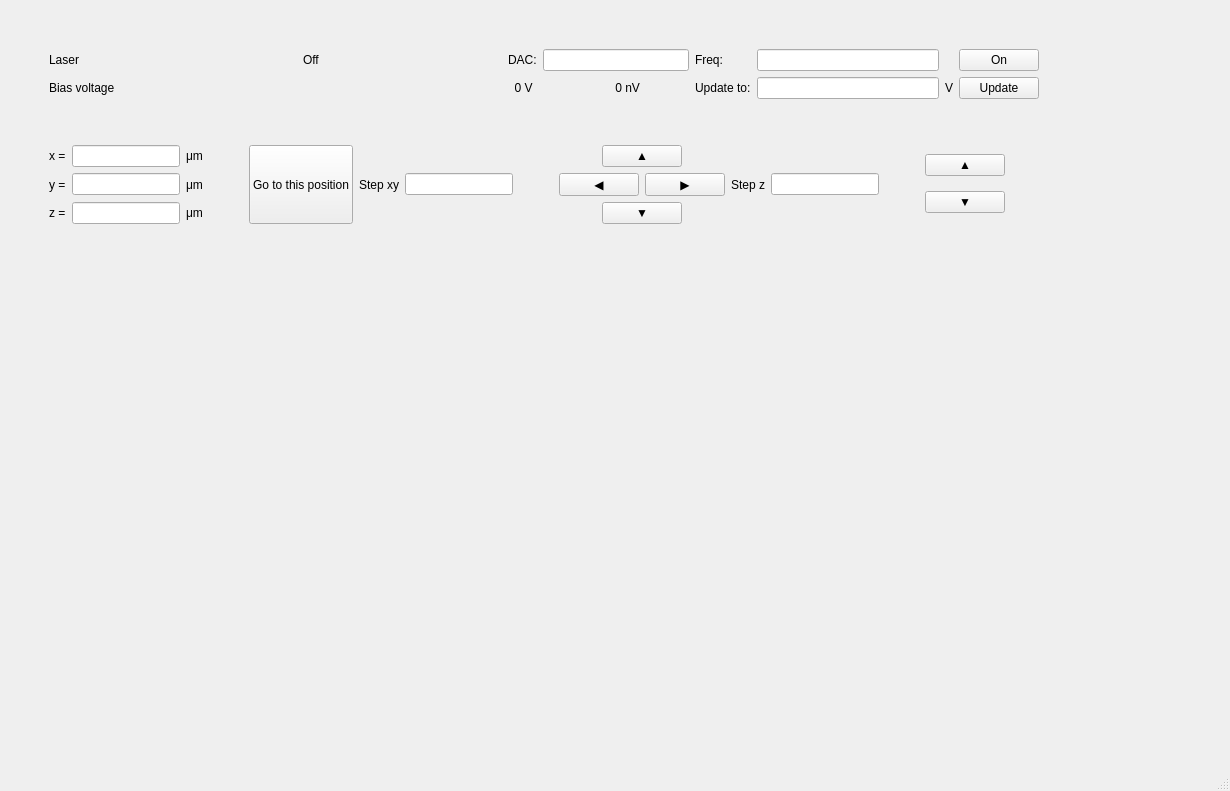
<?xml version="1.0" encoding="UTF-8"?>
<ui version="4.0">
 <class>MainWindow</class>
 <widget class="QMainWindow" name="MainWindow">
  <property name="geometry">
   <rect>
    <x>0</x>
    <y>0</y>
    <width>1230</width>
    <height>791</height>
   </rect>
  </property>
  <property name="windowTitle">
   <string>MainWindow</string>
  </property>
  <widget class="QWidget" name="centralwidget">
   <layout class="QVBoxLayout" name="verticalLayout_11">
    <item>
     <spacer name="verticalSpacer">
      <property name="orientation">
       <enum>Qt::Vertical</enum>
      </property>
      <property name="sizeType">
       <enum>QSizePolicy::Fixed</enum>
      </property>
      <property name="sizeHint" stdset="0">
       <size>
        <width>20</width>
        <height>40</height>
       </size>
      </property>
     </spacer>
    </item>
    <item>
     <layout class="QHBoxLayout" name="horizontalLayout_16">
      <item>
       <spacer name="horizontalSpacer_10">
        <property name="orientation">
         <enum>Qt::Horizontal</enum>
        </property>
        <property name="sizeType">
         <enum>QSizePolicy::Fixed</enum>
        </property>
        <property name="sizeHint" stdset="0">
         <size>
          <width>40</width>
          <height>20</height>
         </size>
        </property>
       </spacer>
      </item>
      <item>
       <layout class="QVBoxLayout" name="verticalLayout_4">
        <item>
         <widget class="QLabel" name="laser_caption">
          <property name="text">
           <string>Laser</string>
          </property>
         </widget>
        </item>
        <item>
         <widget class="QLabel" name="bias_caption">
          <property name="text">
           <string>Bias voltage</string>
          </property>
         </widget>
        </item>
       </layout>
      </item>
      <item>
       <spacer name="horizontalSpacer_5">
        <property name="orientation">
         <enum>Qt::Horizontal</enum>
        </property>
        <property name="sizeHint" stdset="0">
         <size>
          <width>40</width>
          <height>20</height>
         </size>
        </property>
       </spacer>
      </item>
      <item>
       <layout class="QVBoxLayout" name="verticalLayout_5">
        <item>
         <widget class="QLabel" name="laser_status">
          <property name="text">
           <string>Off</string>
          </property>
         </widget>
        </item>
        <item>
         <widget class="QLabel" name="empty">
          <property name="text">
           <string/>
          </property>
         </widget>
        </item>
       </layout>
      </item>
      <item>
       <spacer name="horizontalSpacer_7">
        <property name="orientation">
         <enum>Qt::Horizontal</enum>
        </property>
        <property name="sizeHint" stdset="0">
         <size>
          <width>40</width>
          <height>20</height>
         </size>
        </property>
       </spacer>
      </item>
      <item>
       <layout class="QVBoxLayout" name="verticalLayout_9">
        <item>
         <layout class="QHBoxLayout" name="horizontalLayout_9">
          <item>
           <widget class="QLabel" name="dac_caption">
            <property name="text">
             <string>DAC:</string>
            </property>
           </widget>
          </item>
          <item>
           <widget class="QLineEdit" name="laser_dac"/>
          </item>
         </layout>
        </item>
        <item>
         <layout class="QHBoxLayout" name="horizontalLayout_8">
          <item>
           <widget class="QLabel" name="voltage_now">
            <property name="text">
             <string>  0 V</string>
            </property>
           </widget>
          </item>
          <item>
           <widget class="QLabel" name="current_now">
            <property name="text">
             <string>    0 nV</string>
            </property>
           </widget>
          </item>
         </layout>
        </item>
       </layout>
      </item>
      <item>
       <layout class="QVBoxLayout" name="verticalLayout_8">
        <item>
         <widget class="QLabel" name="frequency_caption">
          <property name="text">
           <string>Freq:</string>
          </property>
         </widget>
        </item>
        <item>
         <widget class="QLabel" name="update_caption">
          <property name="text">
           <string>Update to:</string>
          </property>
         </widget>
        </item>
       </layout>
      </item>
      <item>
       <layout class="QVBoxLayout" name="verticalLayout_7">
        <item>
         <widget class="QLineEdit" name="laser_frequency"/>
        </item>
        <item>
         <widget class="QLineEdit" name="desire_voltage"/>
        </item>
       </layout>
      </item>
      <item>
       <layout class="QVBoxLayout" name="verticalLayout_10">
        <item>
         <widget class="QLabel" name="freq_unit">
          <property name="text">
           <string/>
          </property>
         </widget>
        </item>
        <item>
         <widget class="QLabel" name="voltage_unit">
          <property name="text">
           <string>V</string>
          </property>
         </widget>
        </item>
       </layout>
      </item>
      <item>
       <layout class="QVBoxLayout" name="verticalLayout_6">
        <item>
         <widget class="QPushButton" name="laser_switch">
          <property name="text">
           <string>On</string>
          </property>
         </widget>
        </item>
        <item>
         <widget class="QPushButton" name="update_voltage">
          <property name="text">
           <string>Update</string>
          </property>
         </widget>
        </item>
       </layout>
      </item>
      <item>
       <spacer name="horizontalSpacer_8">
        <property name="orientation">
         <enum>Qt::Horizontal</enum>
        </property>
        <property name="sizeHint" stdset="0">
         <size>
          <width>40</width>
          <height>20</height>
         </size>
        </property>
       </spacer>
      </item>
      <item>
       <layout class="QHBoxLayout" name="horizontalLayout_15"/>
      </item>
     </layout>
    </item>
    <item>
     <spacer name="verticalSpacer_2">
      <property name="orientation">
       <enum>Qt::Vertical</enum>
      </property>
      <property name="sizeType">
       <enum>QSizePolicy::Fixed</enum>
      </property>
      <property name="sizeHint" stdset="0">
       <size>
        <width>20</width>
        <height>40</height>
       </size>
      </property>
     </spacer>
    </item>
    <item>
     <layout class="QHBoxLayout" name="horizontalLayout_14">
      <item>
       <spacer name="horizontalSpacer_9">
        <property name="orientation">
         <enum>Qt::Horizontal</enum>
        </property>
        <property name="sizeType">
         <enum>QSizePolicy::Fixed</enum>
        </property>
        <property name="sizeHint" stdset="0">
         <size>
          <width>40</width>
          <height>20</height>
         </size>
        </property>
       </spacer>
      </item>
      <item>
       <layout class="QHBoxLayout" name="horizontalLayout_13">
        <item>
         <layout class="QVBoxLayout" name="verticalLayout_3">
          <item>
           <layout class="QHBoxLayout" name="horizontalLayout_10">
            <item>
             <widget class="QLabel" name="x_caption">
              <property name="text">
               <string>x =</string>
              </property>
             </widget>
            </item>
            <item>
             <widget class="QLineEdit" name="x_position"/>
            </item>
            <item>
             <widget class="QLabel" name="units">
              <property name="text">
               <string>μm</string>
              </property>
             </widget>
            </item>
            <item>
             <spacer name="horizontalSpacer_13">
              <property name="orientation">
               <enum>Qt::Horizontal</enum>
              </property>
              <property name="sizeHint" stdset="0">
               <size>
                <width>40</width>
                <height>20</height>
               </size>
              </property>
             </spacer>
            </item>
           </layout>
          </item>
          <item>
           <layout class="QHBoxLayout" name="horizontalLayout_11">
            <item>
             <widget class="QLabel" name="y_caption">
              <property name="text">
               <string>y =</string>
              </property>
             </widget>
            </item>
            <item>
             <widget class="QLineEdit" name="y_position"/>
            </item>
            <item>
             <widget class="QLabel" name="units_2">
              <property name="text">
               <string>μm</string>
              </property>
             </widget>
            </item>
            <item>
             <spacer name="horizontalSpacer_14">
              <property name="orientation">
               <enum>Qt::Horizontal</enum>
              </property>
              <property name="sizeHint" stdset="0">
               <size>
                <width>40</width>
                <height>20</height>
               </size>
              </property>
             </spacer>
            </item>
           </layout>
          </item>
          <item>
           <layout class="QHBoxLayout" name="horizontalLayout_12">
            <item>
             <widget class="QLabel" name="z_caption">
              <property name="text">
               <string>z =</string>
              </property>
             </widget>
            </item>
            <item>
             <widget class="QLineEdit" name="z_position"/>
            </item>
            <item>
             <widget class="QLabel" name="units_3">
              <property name="text">
               <string>μm</string>
              </property>
             </widget>
            </item>
            <item>
             <spacer name="horizontalSpacer_15">
              <property name="orientation">
               <enum>Qt::Horizontal</enum>
              </property>
              <property name="sizeHint" stdset="0">
               <size>
                <width>40</width>
                <height>20</height>
               </size>
              </property>
             </spacer>
            </item>
           </layout>
          </item>
         </layout>
        </item>
        <item>
         <widget class="QPushButton" name="go_to_position">
          <property name="sizePolicy">
           <sizepolicy hsizetype="Minimum" vsizetype="Preferred">
            <horstretch>0</horstretch>
            <verstretch>0</verstretch>
           </sizepolicy>
          </property>
          <property name="text">
           <string>Go to this position</string>
          </property>
         </widget>
        </item>
       </layout>
      </item>
      <item>
       <layout class="QHBoxLayout" name="horizontalLayout_7">
        <item>
         <layout class="QHBoxLayout" name="horizontalLayout_6">
          <item>
           <widget class="QLabel" name="step_label">
            <property name="text">
             <string>Step xy</string>
            </property>
           </widget>
          </item>
          <item>
           <widget class="QLineEdit" name="step_xy"/>
          </item>
          <item>
           <spacer name="horizontalSpacer_11">
            <property name="orientation">
             <enum>Qt::Horizontal</enum>
            </property>
            <property name="sizeHint" stdset="0">
             <size>
              <width>40</width>
              <height>20</height>
             </size>
            </property>
           </spacer>
          </item>
         </layout>
        </item>
        <item>
         <layout class="QVBoxLayout" name="verticalLayout_2">
          <item>
           <layout class="QHBoxLayout" name="horizontalLayout_4">
            <item>
             <spacer name="horizontalSpacer_2">
              <property name="orientation">
               <enum>Qt::Horizontal</enum>
              </property>
              <property name="sizeHint" stdset="0">
               <size>
                <width>40</width>
                <height>20</height>
               </size>
              </property>
             </spacer>
            </item>
            <item>
             <widget class="QPushButton" name="xy_up">
              <property name="text">
               <string>▲</string>
              </property>
             </widget>
            </item>
            <item>
             <spacer name="horizontalSpacer">
              <property name="orientation">
               <enum>Qt::Horizontal</enum>
              </property>
              <property name="sizeHint" stdset="0">
               <size>
                <width>40</width>
                <height>20</height>
               </size>
              </property>
             </spacer>
            </item>
           </layout>
          </item>
          <item>
           <layout class="QHBoxLayout" name="horizontalLayout_3">
            <item>
             <widget class="QPushButton" name="xy_left">
              <property name="text">
               <string>◀</string>
              </property>
             </widget>
            </item>
            <item>
             <widget class="QPushButton" name="xy_right">
              <property name="text">
               <string>▶</string>
              </property>
             </widget>
            </item>
           </layout>
          </item>
          <item>
           <layout class="QHBoxLayout" name="horizontalLayout_5">
            <item>
             <spacer name="horizontalSpacer_4">
              <property name="orientation">
               <enum>Qt::Horizontal</enum>
              </property>
              <property name="sizeHint" stdset="0">
               <size>
                <width>40</width>
                <height>20</height>
               </size>
              </property>
             </spacer>
            </item>
            <item>
             <widget class="QPushButton" name="xy_down">
              <property name="text">
               <string>▼</string>
              </property>
             </widget>
            </item>
            <item>
             <spacer name="horizontalSpacer_3">
              <property name="orientation">
               <enum>Qt::Horizontal</enum>
              </property>
              <property name="sizeHint" stdset="0">
               <size>
                <width>40</width>
                <height>20</height>
               </size>
              </property>
             </spacer>
            </item>
           </layout>
          </item>
         </layout>
        </item>
       </layout>
      </item>
      <item>
       <layout class="QHBoxLayout" name="horizontalLayout_2">
        <item>
         <layout class="QHBoxLayout" name="horizontalLayout">
          <item>
           <widget class="QLabel" name="step_label_2">
            <property name="text">
             <string>Step z</string>
            </property>
           </widget>
          </item>
          <item>
           <widget class="QLineEdit" name="step_z"/>
          </item>
          <item>
           <spacer name="horizontalSpacer_12">
            <property name="orientation">
             <enum>Qt::Horizontal</enum>
            </property>
            <property name="sizeHint" stdset="0">
             <size>
              <width>40</width>
              <height>20</height>
             </size>
            </property>
           </spacer>
          </item>
         </layout>
        </item>
        <item>
         <layout class="QVBoxLayout" name="verticalLayout">
          <item>
           <widget class="QPushButton" name="z_up">
            <property name="text">
             <string>▲</string>
            </property>
           </widget>
          </item>
          <item>
           <widget class="QPushButton" name="z_down">
            <property name="text">
             <string>▼</string>
            </property>
           </widget>
          </item>
         </layout>
        </item>
       </layout>
      </item>
      <item>
       <spacer name="horizontalSpacer_16">
        <property name="orientation">
         <enum>Qt::Horizontal</enum>
        </property>
        <property name="sizeHint" stdset="0">
         <size>
          <width>40</width>
          <height>20</height>
         </size>
        </property>
       </spacer>
      </item>
     </layout>
    </item>
    <item>
     <layout class="QHBoxLayout" name="horizontalLayout_17">
      <item>
       <spacer name="horizontalSpacer_18">
        <property name="orientation">
         <enum>Qt::Horizontal</enum>
        </property>
        <property name="sizeType">
         <enum>QSizePolicy::Fixed</enum>
        </property>
        <property name="sizeHint" stdset="0">
         <size>
          <width>40</width>
          <height>20</height>
         </size>
        </property>
       </spacer>
      </item>
      <item>
       <widget class="QWidget" name="waveforms_graph" native="true">
        <property name="sizePolicy">
         <sizepolicy hsizetype="Expanding" vsizetype="Expanding">
          <horstretch>0</horstretch>
          <verstretch>0</verstretch>
         </sizepolicy>
        </property>
       </widget>
      </item>
      <item>
       <spacer name="horizontalSpacer_17">
        <property name="orientation">
         <enum>Qt::Horizontal</enum>
        </property>
        <property name="sizeType">
         <enum>QSizePolicy::Fixed</enum>
        </property>
        <property name="sizeHint" stdset="0">
         <size>
          <width>40</width>
          <height>20</height>
         </size>
        </property>
       </spacer>
      </item>
     </layout>
    </item>
   </layout>
  </widget>
  <widget class="QStatusBar" name="statusbar"/>
 </widget>
 <resources/>
 <connections/>
</ui>
